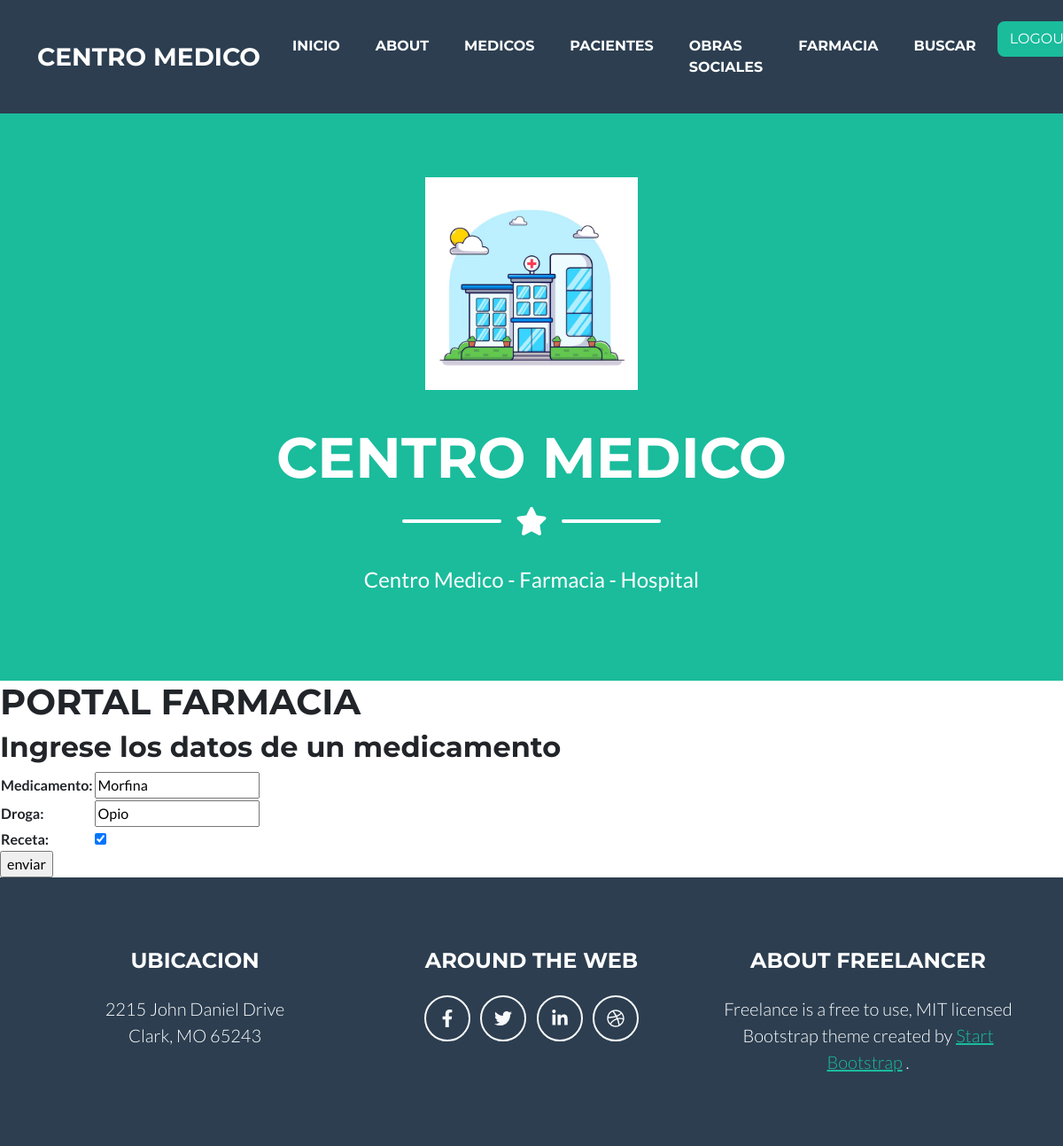
Screenshot of /farmacia_update/3/ (signed in) with the database file from the repository.
### centromed/models.py (models this page shows, shortened)
class Farmacia (models.Model):
    medicamento= models.CharField(max_length= 20)
    droga= models.CharField (max_length= 20)
    receta= models.BooleanField()

### centromed/views.py (the view)
# urls.py: path("farmacia_update/<pk>/", FarmaciaUpdateView.as_view(), name= "farmacia_update"),
class FarmaciaUpdateView(LoginRequiredMixin, UpdateView):
    model= Farmacia
    template_name= "centromed/farmacia_update.html"
    success_url= reverse_lazy("farmacia_lista")
    fields= ["medicamento","droga","receta"]

### centromed/templates/centromed/farmacia_update.html (shortened to what this page needs)
{% extends 'centromed/base.html' %}
{% block mutable %}
    <h1>PORTAL FARMACIA</h1>
    <h2>Ingrese los datos de un medicamento</h2>
{% block main%}
<form action="" Method=POST>
        <table>
            {{form.as_table}}
        </table>
        <input type="submit" value="enviar">
</form>
{%endblock main %}
{% endblock %}

### rows the page displays
Farmacia: medicamento "Morfina", droga "Opio", receta "☑"
